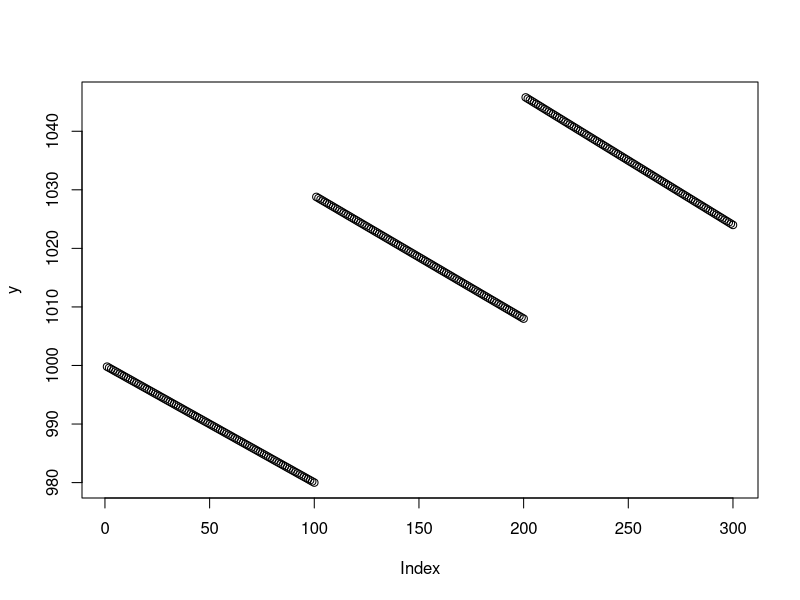

This chart was generated by the following R code:
#Ex.1. Emprestei R$1000 a uma taxa anual de 5%/ano. Quanto dinheiro 
# receberei ao fim de 10 anos (capitalização composta)?

Taxa.de.juro.anual<-0.05

Capital.inicial<-1000

Prazo<-10

Capital.final<-Capital.inicial*(1+Taxa.de.juro.anual)^Prazo

Capital.final

#Ex.2. Um banco personaliza as taxas de juro dos depósitos dos seus
#clientes. i) Crie, para 10 clientes, um hipotético vector de taxas de
#juro, um vector de saldos e calcule os juros a pagar a cada cliente. ii)
#Capitalize esses saldos com a taxa de juro respectiva a 5 anos.

Tx.juros<- c(4.5, 5.1, 4, 3.6, 3, 5, 4.6, 4.8, 3.6, 5)/100

Saldos<- c(10, 150, 45, 20, 100, 75, 15, 67, 9, 2)*1000

Juros <- Saldos*Tx.juros

#ii)
Capital.final<- Saldos*(c(1,1,1,1,1,1,1,1,1,1) + Tx.juros)^5


#Ex.3. Quero saber, em função do prazo, qual é o capital final de
#emprestar R$ 1000 a uma taxa anual de 4%. Experimente 1, 2, 5 e 10
#anos.

Anos <- c(1, 2, 5, 10)

Tx.juro.anual<-0.04

Capital.final <- 1000*(1+Tx.juro.anual)^Anos

Capital.final

#Ex.4. Num investimento, apliquei 1000€ e recebi 250€, 350€, 450€ a
#intervalos de um ano. Sendo que a taxa de desconto é de 4.5% ao ano,
#qual o Valor presente deste investimento?
  
  Cash.flow<-c(-1000, 250, 350, 450)

Taxa.de.desconto<-0.045

Desconto<-(1+Taxa.de.desconto)^-(0:3)

FC<-Cash.flow*Desconto

FC

(VPL<-sum(FC))


#Ex.5. Crie um vector com 1000 número aleatórios que seguem
#distribuição normal com média 100 e desvio padrão 50. i) Determine a
#diferença entre a média dos primeiros 500 valores para os últimos 500
#valores. iii) Determine a média dos 100 maiores valores e dos 100
#menores valores (use o comando sort( ) para ordenar de forma crescente).

#i)
serie<-rnorm(1000, mean=100, sd=50)

#ii)
diferenca<- mean(serie[1:500])-mean(serie[501:1000])

diferenca

#iii)
ordenados<-sort(serie)

media.menores <- mean(ordenados[1:100])

media.maiores<- mean(ordenados[901:1000])

media.menores

media.maiores


#Ex.6.
#i) Escreva uma função que tem como variáveis o capital
#inicial, a taxa de juro e o prazo e retorna o capital final;

#ii) Determine o capital final se aplicados R$ 1000 à taxa de juro
#anual de 5% durante 30 anos;

#iii) Experimente usar a função para determinar qual o capital final
#para três situações diferentes (a taxa de juro ser 4%, 5% ou 6%);

#i)
cc <-function(cap.ini, t.juro, prazo){
  
  resultado<-cap.ini*(1+t.juro)^prazo
  
  resultado}

#ii) Executava o comando
cc(1000, 0.05, 30) #e resultava [1] 4321.942.

#iii)
cc(1000, c(0.04,0.05,0.06) ,30) #e resultava [1] 3243.398 4321.942 5743.491.

#iv) acrescente uma condição de forma que, se o capital for
#maior que R$ 50.000, a taxa de juro é maior em 0.5pp e acrescente na
#saída a taxa de juro. Experimente a função.

#iv)
cc <-function(cap.ini, t.juro, prazo){
  
  if(cap.ini < 50000) tx<- t.juro
  
  else tx<-t.juro+0.005
  
  cap.final<-cap.ini*(1+tx)^prazo
  
  resultado<-c(cap.ini, tx, prazo, cap.final)
  
  names(resultado)<-c("Cap.ini", "Tx.juro", "Prazo", "Cap.final")
  
  resultado}

cc <- function(cap.ini, t.juro, prazo) {
  
  if(cap.ini < 50000) {
    tx <- t.juro
  } else {
    tx <- t.juro + 0.005
  }
  
  cap.final <- cap.ini * (1 + tx)^prazo
  
  resultado <- c(cap.ini, tx, prazo, cap.final)
  
  names(resultado) <- c("Cap.ini", "Tx.juro", "Prazo", "Cap.final")
  
  resultado
}


#ANALISAR O ERRO, ONDE ESTÁ??!!!!!

#Ex.7. Elaborar o gráfico da curva de demanda, “quebrada”,
#sabendo-se que:
  #Se 0<=x<=100 a demanda é y = 1000 – 0.20*x;
  #Se 100<x<=200 a demanda é y = 1050 – 0.21*x;
  #Se 200<x<=300 a demanda é y = 1090 – 0.22*x.

x=1:100

y1<- (1000-0.20*x)

x=101:200

y2<- (1050-0.21*x)

x=201:300

y3<- (1090-0.22*x)

y=c(y1,y2,y3)

plot(y)